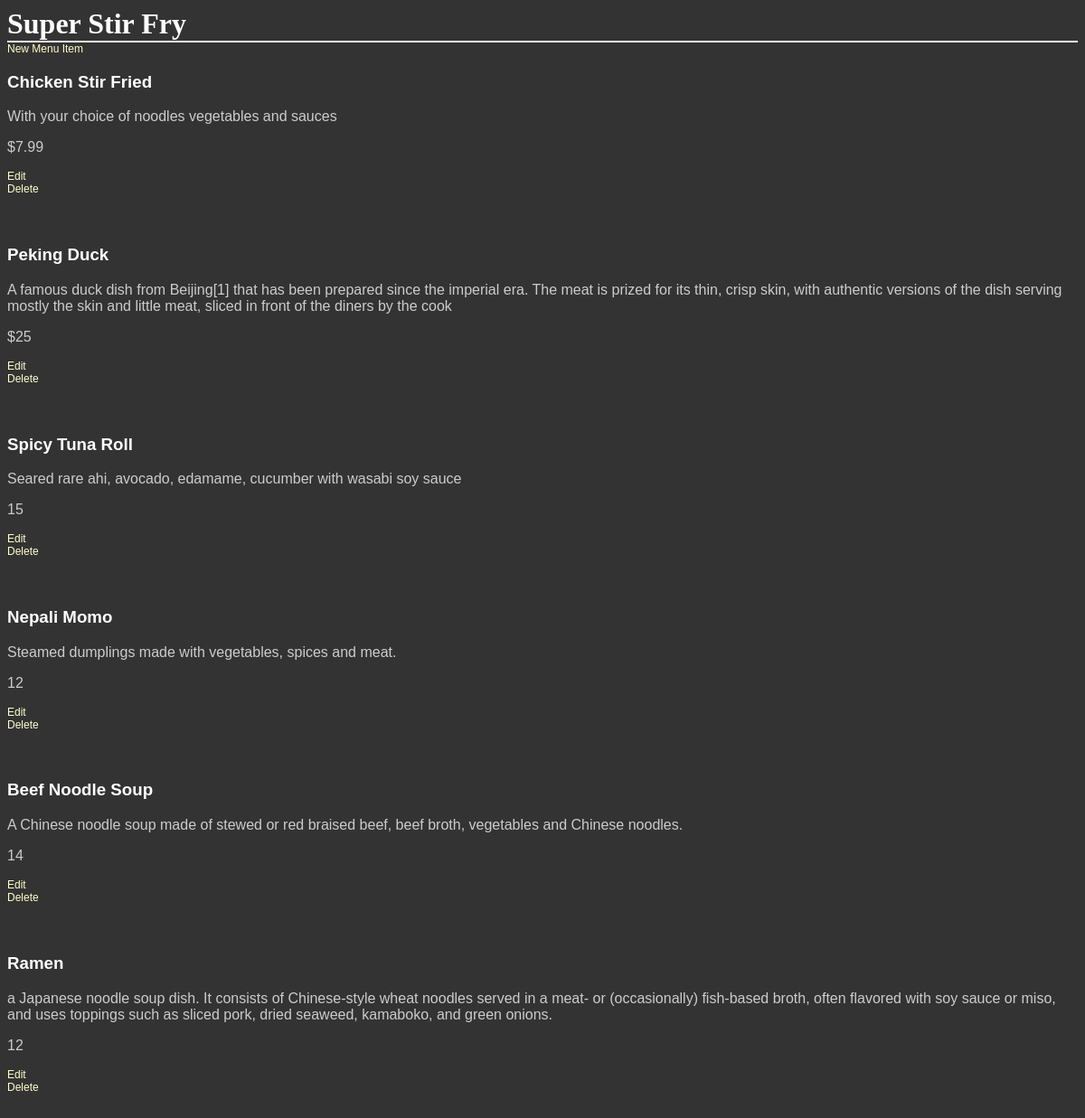
The app's page /restaurants/2/ with its own data.
### vagrant/restaurant/database_setup.py (models this page shows, shortened)
class Restaurant(Base):
    __tablename__ = 'restaurant'
    id = Column(Integer, primary_key=True)
    name = Column(String(250), nullable=False)

class MenuItem(Base):
    __tablename__ = 'menu_item'
    name = Column(String(80), nullable=False)
    id = Column(Integer, primary_key=True)
    description = Column(String(250))
    price = Column(String(8))
    course = Column(String(250))
    restaurant_id = Column(Integer, ForeignKey('restaurant.id'))
    restaurant = relationship(Restaurant)

### vagrant/restaurant/project.py (the view)
@app.route('/')
@app.route('/restaurants/<int:restaurant_id>/')
def restaurantMenu(restaurant_id):
    restaurant = session.query(Restaurant).filter_by(id=restaurant_id).one()
    items = session.query(MenuItem).filter_by(restaurant_id=restaurant.id).all()
    return render_template('menu.html',restaurant=restaurant, items=items)

### vagrant/restaurant/templates/menu.html (shortened to what this page needs)
<html>
<head>
<link rel=stylesheet type=text/css href="{{url_for('static',filename='styles.css')}}">
</head>
<body>
<h1>{{restaurant.name}}</h1>
<a href='{{url_for('newMenuItem', restaurant_id = restaurant.id) }}'>New Menu Item</a>
{% for i in items %}
<div>
<h3>{{i.name}}</h3>
<p>{{i.description}}</p>
<p> {{i.price}} </p>
<a href='{{url_for('editMenuItem', restaurant_id = restaurant.id, menu_id = i.id) }}'>Edit</a>
<a href = '{{url_for('deleteMenuItem', restaurant_id = restaurant.id, menu_id = i.id ) }}'>Delete</a>
</div>
</div><br><br>
{% endfor %}
</body>
</html>

### vagrant/restaurant/static/styles.css (style rules this page uses)
body { font-family: sans-serif; background-image: url('img3.jpg'); background-color: #333333 }
h1, h2, h3, h4 { color: #FFFFFF; }
h1, h2 { font-family: 'Georgia', serif; margin: 0; }
h1 { border-bottom: 2px solid #eee; }
p, dd, dt { color: #CCCCCC; }
a { text-decoration: none; color:#FFFFCC; font-size: .75em; }

### records on screen
Restaurant: name "Super Stir Fry"
MenuItem: name "Chicken Stir Fried", description "With your choice of noodles vegetables and sauces", price "$7.99"
MenuItem: name "Peking Duck", description "A famous duck dish from Beijing[1] that has been prepared since the imperial era. The meat is prized for its thin, crisp skin, with authentic versions of the dish serving mostly the skin and little meat, sliced in front of the diners by the cook", price "$25"
MenuItem: name "Spicy Tuna Roll", description "Seared rare ahi, avocado, edamame, cucumber with wasabi soy sauce", price "15"
MenuItem: name "Nepali Momo", description "Steamed dumplings made with vegetables, spices and meat.", price "12"
MenuItem: name "Beef Noodle Soup", description "A Chinese noodle soup made of stewed or red braised beef, beef broth, vegetables and Chinese noodles.", price "14"
MenuItem: name "Ramen", description "a Japanese noodle soup dish. It consists of Chinese-style wheat noodles served in a meat- or (occasionally) fish-based broth, often flavored with soy sauce or miso, and uses toppings such as sliced pork, dried seaweed, kamaboko, and green onions.", price "12"
